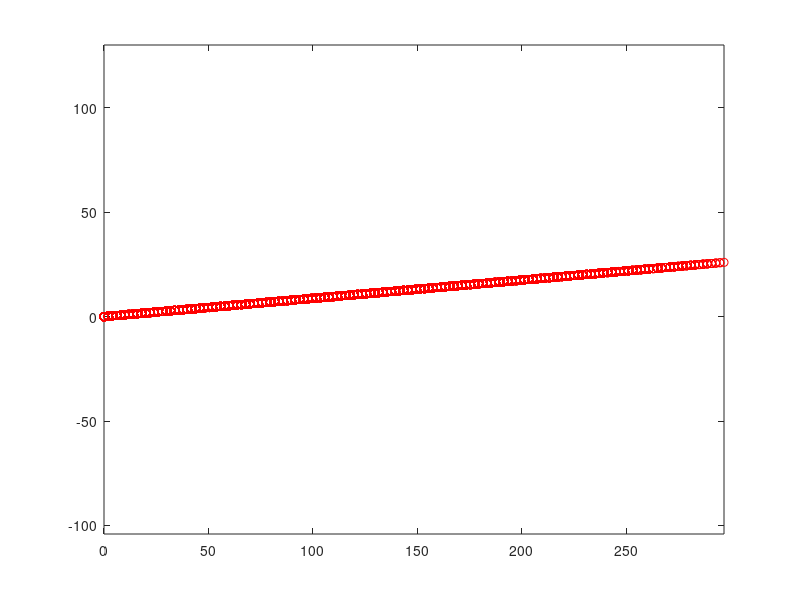

This figure's MATLAB source:
%Initial State. Starting Position, Heading Angle, TimeStep. 
startpos_x = 0;
startpos_y = 0;
heading_angle = 5; % degrees of the heading offset
heading_angle = heading_angle * pi / 180;
samples_per_second = 5; %per second
timestep = 1 / samples_per_second ;
speed = 10; %ms.

simulationtime = 30; %seconds
total_number_samples = simulationtime*samples_per_second;

X = zeros(total_number_samples, 1); % x the rows length of number of samples
Y = zeros(total_number_samples, 1); % y the rows length of number of samples

%%%% Update Loop
for i = 1:total_number_samples % from 1 to the length of the samples
    if i > 1 
        X(i) = X(i-1) + ... % index of x equals 1 minus the index
            cos(heading_angle) * speed * timestep;
        Y(i) = Y(i-1) + ...
            sin(heading_angle) * speed * timestep;
        plot(X,Y, 'ro')
        hold on
        axis equal
    end 
end
 

%End State plotting
% plot(X,Y,'ro') %position
% hold on

% axis equal
%axis([-1 100 -100 100]);